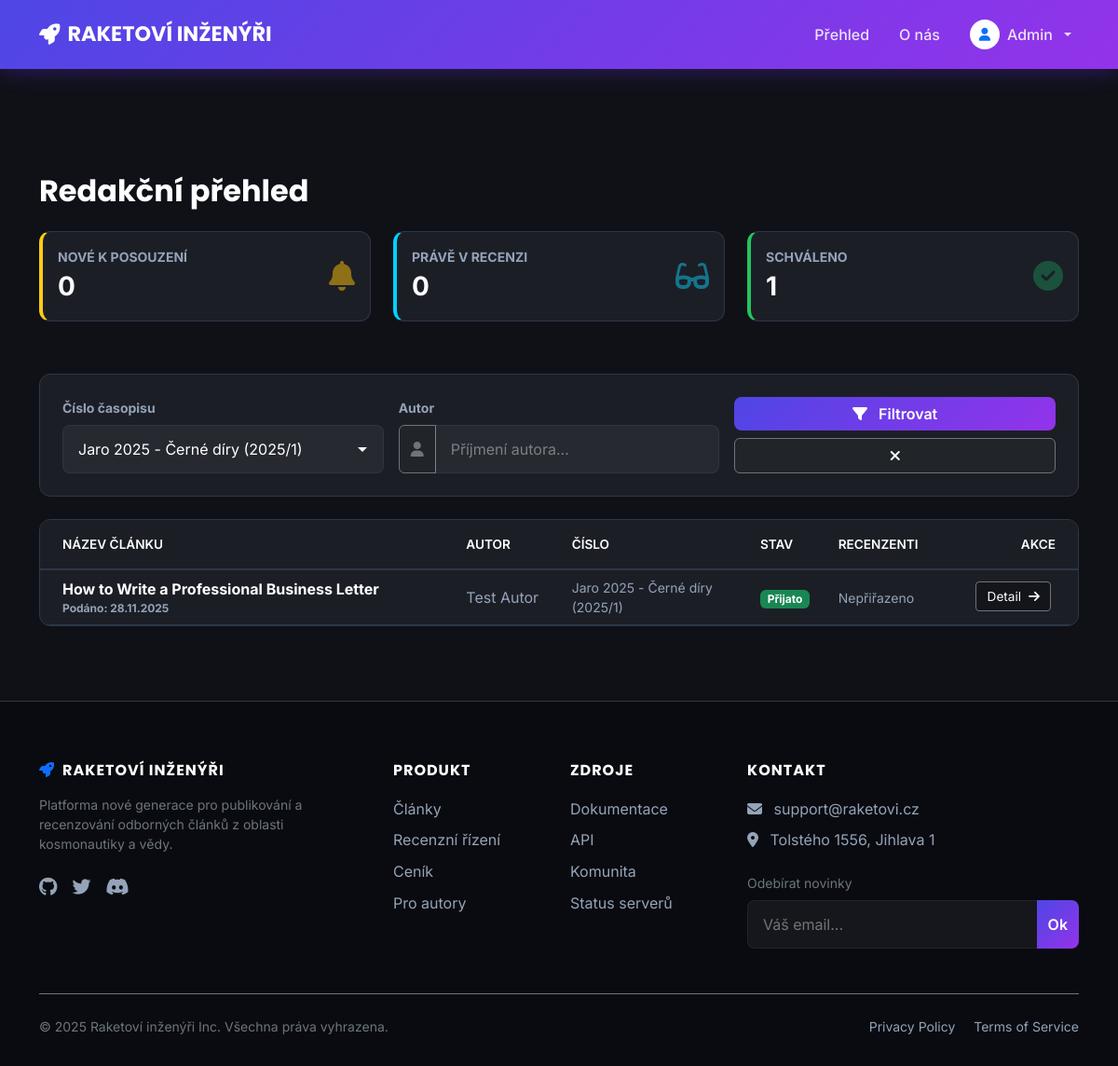
The page /editor_dashboard.php?issue_id=1 (signed in) on the database its author committed.
### tables this page shows
CREATE TABLE `articles` (
  `id` int(11) NOT NULL,
  `user_id` int(11) NOT NULL,
  `editor_id` int(11) DEFAULT NULL,
  `issue_id` int(11) NOT NULL,
  `title` varchar(255) NOT NULL,
  `filename` varchar(255) NOT NULL,
  `status` enum('podano','ceka_na_recenzenty','v_recenzi','prijato','zamitnuto','vraceno_k_oprave') NOT NULL DEFAULT 'podano',
  `created_at` timestamp NOT NULL DEFAULT current_timestamp(),
  `decision_date` datetime DEFAULT NULL
);

CREATE TABLE `users` (
  `id` int(11) NOT NULL,
  `jmeno` varchar(50) NOT NULL,
  `prijmeni` varchar(50) NOT NULL,
  `email` varchar(255) NOT NULL,
  `heslo` varchar(255) NOT NULL,
  `id_role` int(11) DEFAULT NULL,
  `active` tinyint(1) NOT NULL DEFAULT 1
);

CREATE TABLE `issues` (
  `id` int(11) NOT NULL,
  `nazev` varchar(255) NOT NULL,
  `rocnik` int(11) NOT NULL DEFAULT 2025,
  `cislo` int(11) NOT NULL DEFAULT 1,
  `deadline` date NOT NULL,
  `max_capacity` int(11) NOT NULL DEFAULT 10,
  `status` enum('open','closed','published') NOT NULL DEFAULT 'open'
);

### editor_dashboard.php (the view, shortened to what this page needs)
<?php
require 'db_connect.php';
require 'header.php';
$filter_issue = isset($_GET['issue_id']) ? intval($_GET['issue_id']) : 0;
$filter_author = isset($_GET['author']) ? trim($_GET['author']) : '';
$sql = "
    SELECT
        a.id, a.title, a.status, a.created_at,
        u.jmeno as autor_jmeno, u.prijmeni as autor_prijmeni,
        i.nazev as issue_nazev, i.rocnik, i.cislo,
        -- Slepí jména recenzentů do jednoho řetězce (např. 'Novák, Svoboda')
        GROUP_CONCAT(CONCAT(r_user.jmeno, ' ', r_user.prijmeni) SEPARATOR ', ') as recenzenti
    FROM articles a
    JOIN users u ON a.user_id = u.id
    JOIN issues i ON a.issue_id = i.id
    LEFT JOIN reviews r ON a.id = r.article_id
    LEFT JOIN users r_user ON r.reviewer_id = r_user.id
    WHERE 1=1
";
$params = [];
$types = "";
if ($filter_issue > 0) {
    $sql .= " AND a.issue_id = ?";
    $params[] = $filter_issue;
    $types .= "i";
}
$sql .= " GROUP BY a.id ORDER BY a.created_at DESC";
$stmt = $db_connection->prepare($sql);
if (!empty($params)) {
    $stmt->bind_param($types, ...$params);
}
$stmt->execute();
$result = $stmt->get_result();
$stats = $db_connection->query("
    SELECT
        COUNT(CASE WHEN status='podano' THEN 1 END) as nove,
        COUNT(CASE WHEN status='v_recenzi' THEN 1 END) as v_recenzi,
        COUNT(CASE WHEN status='prijato' THEN 1 END) as prijato
    FROM articles
")->fetch_assoc();
function getStatusBadge($status) {
    switch($status) {
        case 'prijato': return '<span class="badge bg-success">Přijato</span>';
    }
}
?>
<div class="container mt-5 mb-5">
    <div class="d-flex justify-content-between align-items-center mb-4">
        <h2 class="text-white mb-0">Redakční přehled</h2>
    </div>
    <div class="row mb-4">
        <div class="col-md-4">
            <div class="article-card p-3 d-flex align-items-center justify-content-between" style="border-left: 4px solid #facc15;">
                <div>
                    <div class="text-muted small text-uppercase fw-bold">Nové k posouzení</div>
                    <div class="fs-3 fw-bold text-white"><?= $stats['nove'] ?></div>
                </div>
                <i class="fa-solid fa-bell fa-2x text-warning opacity-50"></i>
            </div>
        </div>
        <div class="col-md-4">
            <div class="article-card p-3 d-flex align-items-center justify-content-between" style="border-left: 4px solid #00d2ff;">
                <div>
                    <div class="text-muted small text-uppercase fw-bold">Právě v recenzi</div>
                    <div class="fs-3 fw-bold text-white"><?= $stats['v_recenzi'] ?></div>
                </div>
                <i class="fa-solid fa-glasses fa-2x text-info opacity-50"></i>
            </div>
        </div>
        <div class="col-md-4">
            <div class="article-card p-3 d-flex align-items-center justify-content-between" style="border-left: 4px solid #22c55e;">
                <div>
                    <div class="text-muted small text-uppercase fw-bold">Schváleno</div>
                    <div class="fs-3 fw-bold text-white"><?= $stats['prijato'] ?></div>
                </div>
                <i class="fa-solid fa-check-circle fa-2x text-success opacity-50"></i>
            </div>
        </div>
    </div>
    <div class="article-card p-4 mb-4">
        <form method="GET" class="row g-3 align-items-end">
            <div class="col-md-4">
                <label class="form-label text-muted small fw-bold">Číslo časopisu</label>
                <select name="issue_id" class="form-control">
                    <?php
                    $issues = $db_connection->query("SELECT * FROM issues ORDER BY rocnik DESC, cislo DESC");
                    while($iss = $issues->fetch_assoc()):
                        $selected = ($filter_issue == $iss['id']) ? 'selected' : '';
                        echo "<option value='{$iss['id']}' $selected>{$iss['nazev']} ({$iss['rocnik']}/{$iss['cislo']})</option>";
                    endwhile;
                    ?>
                </select>
            </div>
            <div class="col-md-4">
                <label class="form-label text-muted small fw-bold">Autor</label>
                <div class="input-group">
                    <span class="input-group-text bg-dark border-secondary text-secondary"><i class="fa-solid fa-user"></i></span>
                    <input type="text" name="author" class="form-control" placeholder="Příjmení autora..." value="<?= htmlspecialchars($filter_author) ?>">
                </div>
            </div>
            <div class="col-md-4 d-flex gap-2">
                <button type="submit" class="btn btn-primary flex-grow-1">
                    <i class="fa-solid fa-filter me-2"></i> Filtrovat
                </button>
                <?php if($filter_issue || $filter_author): ?>
                    <a href="editor_dashboard.php" class="btn btn-dark border-secondary">
                        <i class="fa-solid fa-xmark"></i>
                    </a>
                <?php endif; ?>
            </div>
        </form>
    </div>
    <div class="article-card p-0">
        <div class="table-responsive">
            <table class="table mb-0 align-middle table-hover">
                <thead>
                    <tr>
                        <th class="ps-4 py-3">Název článku</th>
                        <th class="py-3">Autor</th>
                        <th class="py-3">Číslo</th>
                        <th class="py-3">Stav</th>
                        <th class="py-3">Recenzenti</th>
                        <th class="pe-4 py-3 text-end">Akce</th>
                    </tr>
                </thead>
                <tbody>
                    <?php if($result->num_rows > 0): ?>
                        <?php while($row = $result->fetch_assoc()): ?>
                            <tr>
                                <td class="ps-4 fw-bold text-white">
                                    <div class="d-flex flex-column">
                                        <span><?= htmlspecialchars($row['title']) ?></span>
                                        <small class="text-muted" style="font-size: 0.75rem;">
                                            Podáno: <?= date("d.m.Y", strtotime($row['created_at'])) ?>
                                        </small>
                                    </div>
                                </td>
                                <td><?= htmlspecialchars($row['autor_jmeno'] . ' ' . $row['autor_prijmeni']) ?></td>
                                <td class="text-muted small">
                                    <?= htmlspecialchars($row['issue_nazev']) ?>
                                    <br>(<?= $row['rocnik'] ?>/<?= $row['cislo'] ?>)
                                </td>
                                <td><?= getStatusBadge($row['status']) ?></td>
                                <td>
                                    <?php if($row['recenzenti']): ?>
                                        <div class="d-flex align-items-center text-info small">
                                            <i class="fa-solid fa-user-check me-2"></i>
                                            <?= htmlspecialchars($row['recenzenti']) ?>
                                        </div>
                                    <?php else: ?>
                                        <span class="text-muted small fs-italic">Nepřiřazeno</span>
                                    <?php endif; ?>
                                </td>
                                <td class="pe-4 text-end">
                                    <a href="article_detail.php?id=<?= $row['id'] ?>" class="btn btn-sm btn-outline-light border-secondary">
                                        Detail <i class="fa-solid fa-arrow-right ms-1"></i>
                                    </a>
                                </td>
                            </tr>
                        <?php endwhile; ?>
                    <?php endif; ?>
                </tbody>
            </table>
        </div>
    </div>
</div>
<?php
require 'footer.php';
?>

### css/style.css (style rules this page uses)
:root { --bg-dark: #0f1117; --bg-card: #1c1e26; --bg-footer: #0a0b10; --primary-purple: #6e2bf9; --neon-cyan: #00d2ff; --primary-gradient: linear-gradient(135deg, #4f46e5 0%, #9333ea 100%); --text-white: #ffffff; --text-gray: #94a3b8; --border-color: #2d3748; }
html, body { font-family: 'Inter', sans-serif; background-color: var(--bg-dark); color: var(--text-white); min-height: 100vh; display: flex; flex-direction: column; cursor: url('../media/rocket_cursor.svg') 0 0, auto; }
h1, h2, h3, h4, h5, .navbar-brand { font-family: 'Poppins', sans-serif; font-weight: 700; }
a, button, .btn { cursor: pointer; text-decoration: none !important; }
.text-muted { color: #94a3b8 !important; }
.btn, .nav-link, .article-card, input, .form-control, .dropdown-item, .page-link { transition: all 0.5s cubic-bezier(0.4, 0, 0.2, 1) !important; }
button[type="submit"], .btn-primary { background: var(--primary-gradient); border: none; border-radius: 8px; color: white; font-weight: 600; position: relative; overflow: hidden; z-index: 1; }
.btn-primary::after, button[type="submit"]::after { content: ''; position: absolute; top: 0; left: -100%; width: 50%; height: 100%; background: linear-gradient(to right, rgba(255, 255, 255, 0) 0%, rgba(255, 255, 255, 0.3) 50%, rgba(255, 255, 255, 0) 100%); transform: skewX(-25deg); transition: none; z-index: -1; }
input, select, .form-control, textarea { background-color: rgba(255, 255, 255, 0.05) !important; border: 1px solid rgba(255, 255, 255, 0.1) !important; color: white !important; padding: 0.8rem 1rem; border-radius: 8px; width: 100%; }
::placeholder { color: rgba(255, 255, 255, 0.4) !important; opacity: 1; }
label { margin-bottom: 0.5rem; color: #e2e8f0; font-size: 0.9rem; font-weight: 500; }
select { appearance: none; -webkit-appearance: none; -moz-appearance: none; background-repeat: no-repeat !important; background-position: right 10px center !important; padding-right: 30px !important; cursor: pointer; }
option { background-color: var(--bg-card); color: white; }
.input-group { display: flex !important; flex-wrap: nowrap !important; align-items: stretch; width: 100%; }
.input-group .form-control { width: auto !important; flex: 1 1 auto; margin-bottom: 0 !important; }
.input-group .btn, .input-group .input-group-text { width: auto !important; margin-top: 0 !important; }
.input-group .form-control:last-child { border-top-left-radius: 0; border-bottom-left-radius: 0; border-left: none; }
.article-card { background-color: var(--bg-card); border: 1px solid var(--border-color); border-radius: 12px; overflow: hidden; color: var(--text-white); }
.table { --bs-table-bg: transparent; --bs-table-color: var(--text-gray); border-color: var(--border-color); }
.table th { background-color: var(--bg-card); color: var(--text-white); font-weight: 600; text-transform: uppercase; font-size: 0.85rem; border-bottom: 2px solid var(--border-color); }
.table td { vertical-align: middle; color: var(--text-gray); }
.table .btn { background-color: rgba(0, 0, 0, 0.3); border: 1px solid var(--border-color); padding: 0.3rem 0.7rem; font-size: 0.85rem; margin-right: 5px; margin-bottom: 2px; }
.article-card { width: 260px; min-width: 260px; }
.container>.article-card, .row .article-card { width: 100% !important; min-width: 100% !important; margin-bottom: 2rem; }
.d-flex .btn-primary { width: auto !important; margin-top: 0 !important; padding-left: 2rem; padding-right: 2rem; height: fit-content; }
.article-card form .col-md-4, .article-card form .col-md-3, .article-card form .col-md-2 { display: flex; flex-direction: column; justify-content: flex-end; }
.article-card form .btn { width: 100%; }
.container h2 { text-align: center; margin-top: 4rem; margin-bottom: 2rem; color: var(--text-white); font-weight: 700; }

### rows shown on the page
articles: title "How to Write a Professional Business Letter", created_at "28.11.2025", user.prijmeni "Test Autor", issue.nazev "Jaro 2025 - Černé díry", issue.rocnik "2025", issue.cislo "1", status "Přijato"

### other values the page prints
$_SESSION['user_jmeno'] "Admin"
$stats['nove'] "0"
$stats['v_recenzi'] "0"
$stats['prijato'] "1"
form field issue_id "Jaro 2025 - Černé díry (2025/1)"
